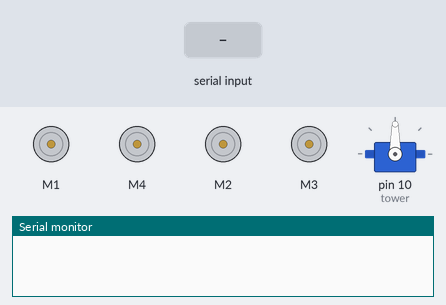
Bench run of a sketch on a simulated Arduino Mega 2560, built with avr-gcc and run on an emulated ATmega2560. On the bench: 4 × DC motor (green arrow = forward, orange = backward, longer = faster), servo, the last lines printed to the serial monitor. The test bench sets the inputs (shaded band).

Above: at 1.2 s.
1.3 s: "0" received over the second serial link
At 1.6 s:
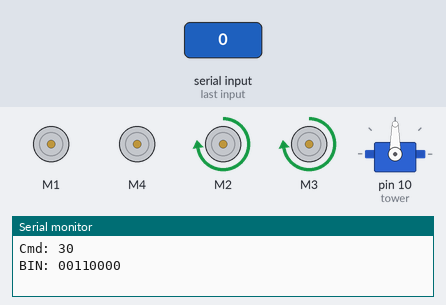
2.8 s: "1" received over the second serial link
At 3.9 s:
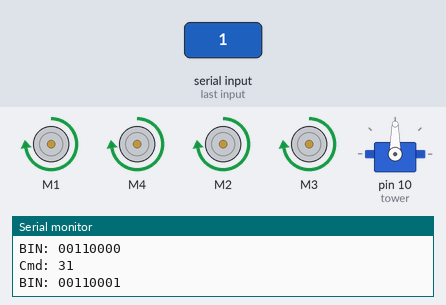
4.3 s: "2" received over the second serial link
At 5.1 s:
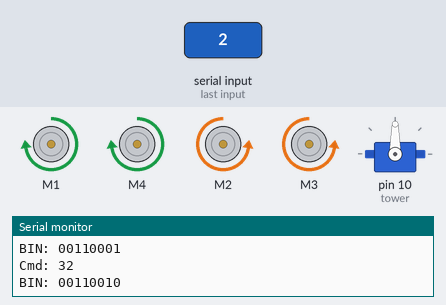
5.8 s: "3" received over the second serial link
At 6.2 s:
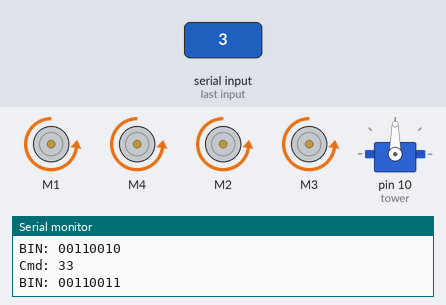
7.3 s: "4" received over the second serial link
At 8.5 s:
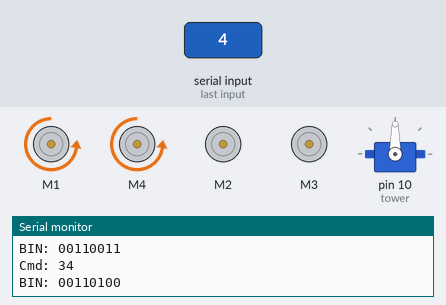
8.8 s: "6" received over the second serial link
At 9.7 s:
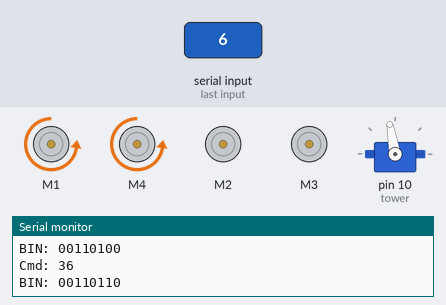
Timing chart, 0 to 11.3 s (numbered marks = the images above; inputs shaded):
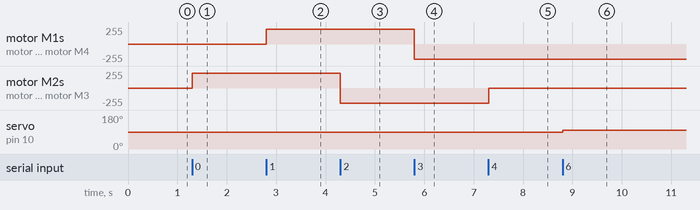

Measured:
- after the input at 1.3 s, motor M2, motor M3: stopped → forward 225/255 at once
- after the input at 2.8 s, motor M1, motor M4: stopped → forward 225/255 at once
- after the input at 4.3 s, motor M2, motor M3: forward 225/255 → backward 225/255 at once
- after the input at 5.8 s, motor M1, motor M4: forward 225/255 → backward 225/255 at once
- after the input at 7.3 s, motor M2, motor M3: backward 225/255 → stopped at once
- after the input at 8.8 s, servo on pin 10 (tower): 90° → 100° at once

The sketch:

tank.ino
```cpp
#include "Servo.h"
#include "AFMotor_R4.h"

AF_DCMotor motorR1(1);  // Create motor on M1
AF_DCMotor motorL1(2);  // Create motor on M2
AF_DCMotor motorL2(3);  // Create motor on M3
AF_DCMotor motorR2(4);  // Create motor on M4

Servo tower; // Create tower

int speed_l = 225; // Левый борт
int speed_r = 225; // Правый борт
int tower_right = 100; // Right speed (90 + 10)
int tower_left = 80; // Left speed (90 - 10)
int tower_stop = 90;

void setup() {
  Serial.begin(115200); // Для отладки
  Serial1.begin(115200); // Связь с ESP8266 (пины 18/RX1, 19/TX1)

  motorR1.setSpeed(speed_r);  // Set speed (0-255)
  motorR2.setSpeed(speed_r);  // Set speed (0-255)
  motorL1.setSpeed(speed_l);  // Set speed (0-255)
  motorL2.setSpeed(speed_l);  // Set speed (0-255)

  motorR1.run(RELEASE);   // Start motor (RELEASED)
  motorR2.run(RELEASE);   // Start motor (RELEASED)
  motorL1.run(RELEASE);   // Start motor (RELEASED)
  motorL2.run(RELEASE);   // Start motor (RELEASED)

  tower.attach(10); // Указываем к какому порту подключен вывод сервопривода
}

void loop() {
  if (Serial1.available() > 0) {
    char cmd = Serial1.read(); // Читаем команду от ESP

    Serial.print("Cmd: ");
    Serial.println(cmd, HEX);
    Serial.print("BIN: ");
    for (int i = 7; i >= 0; i--) {
      Serial.print((cmd >> i) & 1);
    }
    Serial.println();

    switch (cmd) {
      case '0': LForward();  break;
      case '1': RForward();  break;
      case '2': LBackward(); break;
      case '3': RBackward(); break;
      case '4': LRelease();  break;
      case '5': RRelease();  break;
      case '6': TRight();    break;
      case '7': TLeft();     break;
      case '8': TStop();     break;
    }
  }
}

void LForward() {
  motorL1.run(FORWARD);   // Run left-side motors (FORWARD)
  motorL2.run(FORWARD);   // Run left-side motors (FORWARD)
}

void RForward() {
  motorR1.run(FORWARD);   // Run right-side motors (FORWARD)
  motorR2.run(FORWARD);   // Run right-side motors (FORWARD)
}

void LBackward() {
  motorL1.run(BACKWARD);   // Run left-side motors (BACKWARD)
  motorL2.run(BACKWARD);   // Run left-side motors (BACKWARD)
}

void RBackward() {
  motorR1.run(BACKWARD);   // Run right-side motors (BACKWARD)
  motorR2.run(BACKWARD);   // Run right-side motors (BACKWARD)
}

void LRelease() {
  motorL1.run(RELEASE);   // Release left-side motors
  motorL2.run(RELEASE);   // Release left-side motors
}

void RRelease() {
  motorR1.run(RELEASE);   // Release right-side motors
  motorR2.run(RELEASE);   // Release right-side motors
}

void TRight() {
  tower.write(tower_right);
}

void TLeft() {
  tower.write(tower_left);
}

void TStop() {
  tower.write(tower_stop);
}
```
